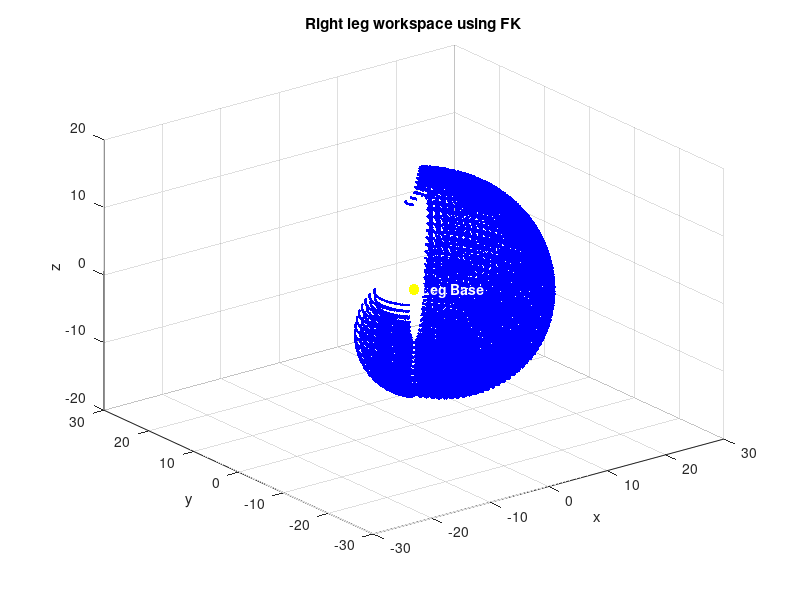
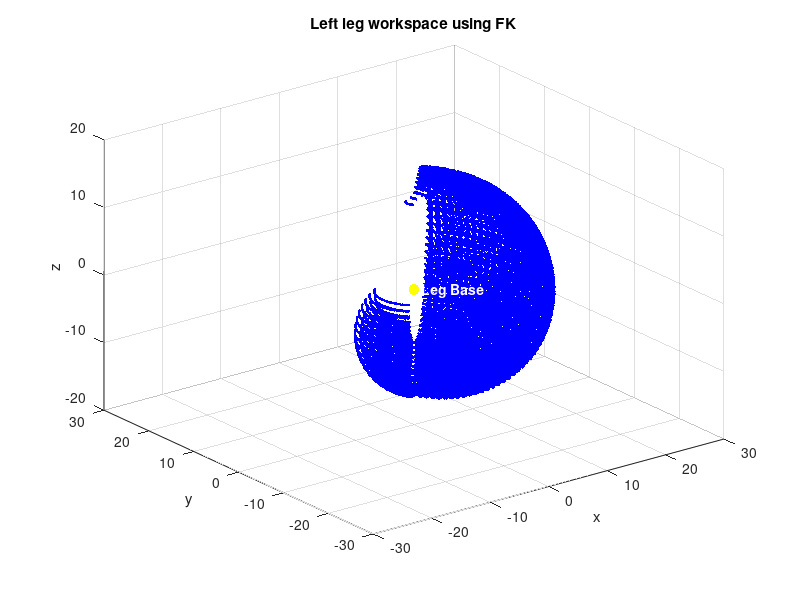
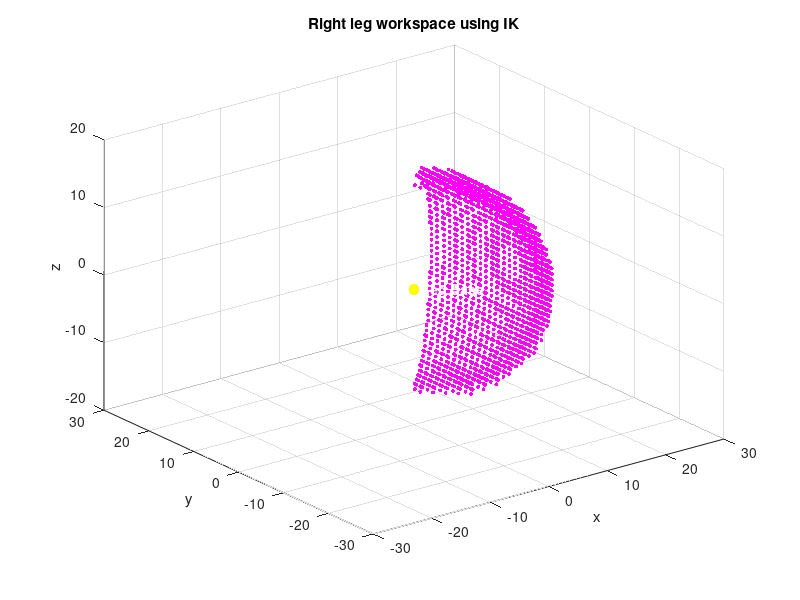
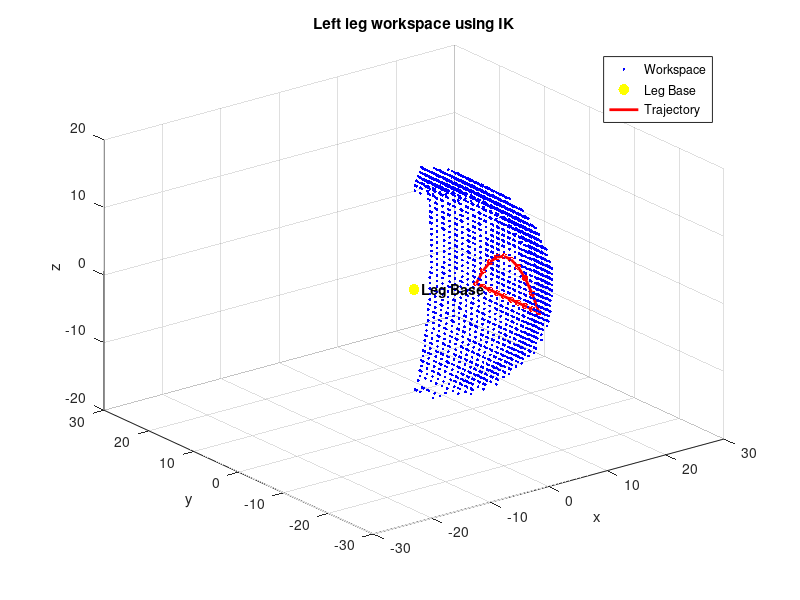

The MATLAB source for these figures, in order:
%% Workspace Calculation of Right Leg Using FK:

clc; close all; clear;

% measured lengths
l1 = 3.1;    % hip length
l2 = 4.5;   % knee length
l3 = 3.0;   % bend length
l4 = 9;    % ankle length

% angle ranges
theta1_min = -45;  theta1_max = 45;
theta2_min = -90;  theta2_max = 90;
theta4_min = -90;  theta4_max = 90;

theta3 = pi/4; % constant angle 

valid_pts = [];  % will store valid [x,y,z]

% theta values
th1 = linspace(theta1_min, theta1_max, 30);
th2 = linspace(theta2_min, theta2_max, 30);
th4 = linspace(theta4_min, theta4_max, 30);

for th1i = 1:length(th1)
    for th2i = 1:length(th2)
        for th4i = 1:length(th4)
            theta1 = deg2rad(th1(th1i));
            theta2 = deg2rad(th2(th2i));
            theta4 = deg2rad(th4(th4i));
            
            x = cos(theta1)*(l1 + l4*cos(theta3 - theta2 + theta4) + l2*cos(theta2) + l3*cos(theta2 - theta3));
            y = sin(theta1)*(l1 + l4*cos(theta3 - theta2 + theta4) + l2*cos(theta2) + l3*cos(theta2 - theta3));
            z = l2*sin(theta2) - l4*sin(theta3 - theta2 + theta4) + l3*sin(theta2 - theta3);

            valid_pts(end+1, :) = [x, y, z];                 
        end
    end
end

sz = size(valid_pts)

figure;
scatter3(valid_pts(:,1), valid_pts(:,2), valid_pts(:,3), 4, 'b', 'filled');
hold on;
scatter3(0, 0, 0, 60, 'y', 'filled'); % black dot at leg origin
text(0, 0, 0, '  Leg Base', 'FontWeight','bold', 'Color','w');
xlabel('x'); ylabel('y'); zlabel('z');
title('Right leg workspace using FK');
xlim([-30 30]);
ylim([-30 30]);
grid on;

%% Workspace Calculation of Left Leg Using FK:

clc; close all; clear;

% measured lengths
l1 = 3.1;    % hip length
l2 = 4.5;   % knee length
l3 = 3.0;   % bend length
l4 = 9;    % ankle length

% angle ranges
theta1_min = -45;  theta1_max = 45;
theta2_min = -90;  theta2_max = 90;
theta4_min = -90;  theta4_max = 90;

theta3 = -pi/4; % constant angle

valid_pts = [];  % will store valid [x,y,z]

th1 = linspace(theta1_min, theta1_max, 30);
th2 = linspace(theta2_min, theta2_max, 30);
th4 = linspace(theta4_min, theta4_max, 30);

for th1i = 1:length(th1)
    for th2i = 1:length(th2)
        for th4i = 1:length(th4)
            theta1 = deg2rad(th1(th1i));
            theta2 = deg2rad(th2(th2i));
            theta4 = deg2rad(th4(th4i));
            
            x = cos(theta1)*(l1 + l4*cos(theta3 - theta2 + theta4) + l2*cos(theta2) + l3*cos(theta2 - theta3));
            y = sin(theta1)*(l1 + l4*cos(theta3 - theta2 + theta4) + l2*cos(theta2) + l3*cos(theta2 - theta3));
            z = -(l2*sin(theta2) - l4*sin(theta3 - theta2 + theta4) + l3*sin(theta2 - theta3));
            valid_pts(end+1, :) = [x, y, z];                 
        end
    end
end

sz = size(valid_pts)

figure;
scatter3(valid_pts(:,1), valid_pts(:,2), valid_pts(:,3), 4, 'b', 'filled');
hold on;
scatter3(0, 0, 0, 60, 'y', 'filled'); % black dot at leg origin
text(0, 0, 0, '  Leg Base', 'FontWeight','bold', 'Color','w');
xlabel('x'); ylabel('y'); zlabel('z');
title('Left leg workspace using FK');
xlim([-30 30]);
ylim([-30 30]);
grid on;

%% Workspace Calculation of Right Leg Using IK:
% asin sols are chosen, but we also have 4 possibilities of acos sols

clc; close all; clear;

% measured lengths
l1 = 3.1;    % hip length
l2 = 4.5;   % knee length
l3 = 3.0;   % bend length
l4 = 9;    % ankle length

% angle ranges
theta1_min = -45;  theta1_max = 45;
theta2_min = -90;  theta2_max = 90;
theta4_min = -90;  theta4_max = 90;

theta3 = -pi/4; % constant angle

% Define sampling region in foot endpoint space (cm)
x_low = -30;
x_high = 30;
x_range = linspace(x_low, x_high, 50); 
y_low = -30;
y_high = 30;
y_range = linspace(y_low, y_high, 50);
z_low = -20;
z_high = 20;
z_range = linspace(z_low, z_high, 50);

valid_pts = [];  % will store valid [x,y,z]

for xi = 1:length(x_range)
    for yi = 1:length(y_range)
        for zi = 1:length(z_range)
            x = x_range(xi);
            y = y_range(yi);
            z = z_range(zi);
            
            theta1 = atan2(y, x);   % hip joint angle
            d1 = rad2deg(theta1);
            
            if isreal(theta1) && d1 >= theta1_min && d1 <= theta1_max
                C = (x*cos(theta1) - l1 + y*sin(theta1))^2 + z^2;
                D = (C-l2^2-l3^2-l4^2-2*l2*l3*cos(theta3))/(2*l4);
                A = l2*cos(theta3) + l3;
                B = l2*sin(theta3);
                phi = atan2(A, B);   
                a = A/sin(phi);
                theta4 = phi - asin(D/a);
                d4 = rad2deg(theta4);
                
                if  isreal(theta4) && d4 >= theta4_min && d4 <= theta4_max

                    alp = l2 + l4*cos(theta3+theta4) + l3*cos(theta3);
                    beta = l4*sin(theta3+theta4) + l3*sin(theta3);
                    phi2 = atan2(beta, alp);    % sin sol
                    a2 = beta/sin(phi2); 
                    theta2 = phi2 + asin(z/a2);                
                    d2 = rad2deg(theta2);
                    
                    if isreal(theta2) && d2 >= theta2_min && d2 <= theta2_max
                        valid_pts(end+1, :) = [x, y, z];
                    end
                end
            end
        end
    end
end

sz = size(valid_pts)
% cospt = valid_pts;

figure;
scatter3(valid_pts(:,1), valid_pts(:,2), valid_pts(:,3), 8, 'm', 'filled');
hold on;
scatter3(0, 0, 0, 60, 'y', 'filled'); % black dot at leg origin
text(0, 0, 0, '  Leg Base', 'FontWeight','bold', 'Color','w');
xlabel('x'); ylabel('y'); zlabel('z');
title('Right leg workspace using IK');
xlim([-30 30]);
ylim([-30 30]);
grid on;

%% Workspace Calculation of Left Leg Using IK:
% asin sols are chosen, but we also have 4 possibilities of acos sols

% clc; close all; clear;

% measured lengths
l1 = 3.1;    % hip length
l2 = 4.5;   % knee length
l3 = 3.0;   % bend length
l4 = 9;    % ankle length

% angle ranges
theta1_min = -45;  theta1_max = 45;
theta2_min = -90;  theta2_max = 90;
theta4_min = -90;  theta4_max = 90;

theta3 = -pi/4; % constant angle

% Define sampling region in foot endpoint space (cm)
% lower fidelity
x_low = -30;
x_high = 30;
x_range = linspace(x_low, x_high, 50);
y_low = -30;
y_high = 30;
y_range = linspace(y_low, y_high, 50);
z_low = -20;
z_high = 20;
z_range = linspace(z_low, z_high, 50);

valid_pts = [];  % will store valid [x,y,z]

for xi = 1:length(x_range)
    for yi = 1:length(y_range)
        for zi = 1:length(z_range)
            x = x_range(xi);
            y = y_range(yi);
            z = z_range(zi);
            
            theta1 = atan2(y, x);   % hip joint angle
            d1 = rad2deg(theta1);
            
            if isreal(theta1) && d1 >= theta1_min && d1 <= theta1_max
                C = (x*cos(theta1) - l1 + y*sin(theta1))^2 + z^2;
                D = (C-l2^2-l3^2-l4^2-2*l2*l3*cos(theta3))/(2*l4);
                A = l2*cos(theta3) + l3;
                B = l2*sin(theta3);
                phi = atan2(A, B);    % sin sol
                a = A/sin(phi);
                theta4 = phi - asin(D/a);
                % phi = atan2(B, A);    % cos sol
                % a = B/sin(phi);
                % theta4 = -acos(D/a) - phi;
                
                % paper eq
                % theta3 = asin( ( (cos(theta1)*x + sin(theta1)*y - l1)^2 + z^2 - l2^2 - l3^2 ) / (2*l2*l3) ) - pi/2;

                d4 = rad2deg(theta4);
                
                if  isreal(theta4) && d4 >= theta4_min && d4 <= theta4_max

                    alp = l2 + l4*cos(theta3+theta4) + l3*cos(theta3);
                    beta = l4*sin(theta3+theta4) + l3*sin(theta3);
                    phi2 = atan2(beta, alp);    % sin sol
                    a2 = beta/sin(phi2); 
                    theta2 = phi2 + asin(-z/a2);
                    % phi2 = atan2(alp, beta);    % cos sol
                    % a2 = alp/sin(phi2);
                    % theta2 = acos(z/a2) - phi2;
                 
                    % paper eq
                    % theta2 = atan2(l3*sin(theta3), l3*cos(theta3) + l2) + acos( z / sqrt( (l3*sin(theta3))^2 + (l3*cos(theta3) + l2)^2 ) );

                    d2 = rad2deg(theta2);
                    
                    if isreal(theta2) && d2 >= theta2_min && d2 <= theta2_max
                        valid_pts(end+1, :) = [x, y, z];
                    end
                end
            end
        end
    end
end

sz = size(valid_pts)
% cospt = valid_pts;

figure;
scatter3(valid_pts(:,1), valid_pts(:,2), valid_pts(:,3), 4, 'b', 'filled');
hold on;
scatter3(0, 0, 0, 60, 'y', 'filled'); % black dot at leg origin
text(0, 0, 0, '  Leg Base', 'FontWeight','bold', 'Color','k');
xlabel('x'); ylabel('y'); zlabel('z');
title('Left leg workspace using IK');
xlim([-30 30]);
ylim([-30 30]);
grid on;

%% If legacy, then delete

% % === Check whether each Bezier point exists in valid_pts ===
% num_cospt = size(cospt, 1);
% 
% for i = 1:num_cospt
%     pt = cospt(i, :);   % 1x3 point
% 
%     % check if this 1x3 row exists in valid_pts
%     isPresent = ismember(valid_pts, pt, 'rows');
% 
%     if ~any(isPresent)
%         fprintf("xyz(%d,:) = [%.3f  %.3f  %.3f] is NOT in valid_pts\n", ...
%             i, pt(1), pt(2), pt(3));
%     else
%         continue
%     end
% end

%% Bezier curve generation

X = 16; % Lateral distance from the hip
S = -5; % Verical distance of the stance line 
A = 6; % Vertical lift from the stance line
T = 14; % Length of the stance line

% Bezier control points
P1 = [-T/2, S];
P2 = [0, S + 2*A];
P3 = [T/2, S];

NUM_DATA_POINTS = 20;
half = NUM_DATA_POINTS / 2;

t = linspace(0, 1, half);
xyz = zeros(NUM_DATA_POINTS, 3);

% Swing phase (curved)
for i = 1:half
    xyz(i, 1) = X;
    xyz(i, 2) = (1 - t(i))^2 * P1(1) + 2*(1 - t(i))*t(i)*P2(1) + t(i)^2 * P3(1);
    xyz(i, 3) = (1 - t(i))^2 * P1(2) + 2*(1 - t(i))*t(i)*P2(2) + t(i)^2 * P3(2);
end

% Stance phase (straight line)
y_stance = linspace(T/2, -T/2, half);
for i = 1:half
    xyz(half + i, 1) = X;
    xyz(half + i, 2) = y_stance(i);
    xyz(half + i, 3) = S;
end

% Display trajectory on workspace
hold on;
plot3(xyz(:,1), xyz(:,2), xyz(:,3), 'r-', 'LineWidth', 2);
scatter3(xyz(:,1), xyz(:,2), xyz(:,3), 20, 'r', 'filled');
legend('Workspace', 'Leg Base', 'Trajectory', 'Location', 'best');

%% Transform workspace and trajectory (FRONT RIGHT LEG)

% Rotation matrix
theta = deg2rad(45);  % rotation angle
Rz = [cos(theta) -sin(theta) 0;
      sin(theta)  cos(theta) 0;
      0           0          1];
offsets = [5; 10; 0];       % distance of front right leg from robot base

T_leg_to_base = [Rz, offsets; 0 0 0 1];  % Homogeneous transformation

% Transform workspace
valid_pts_h = [valid_pts, ones(size(valid_pts,1),1)]';  % make homogeneous
valid_pts_global = (T_leg_to_base * valid_pts_h)';       % transform
valid_pts_global = valid_pts_global(:,1:3);              % drop homogeneous coord

% Transform trajectory
theta_t = -1*theta; % to make the trajectory parallel with the robot
Rz_t = [cos(theta_t) -sin(theta_t) 0;
        sin(theta_t)  cos(theta_t) 0;
        0           0          1];
t_t = [0; 0; 0];       % no translation post rotation

T_t = [Rz_t, t_t; 0 0 0 1];  % Homogeneous transformation

offsets_t = repmat([-2 5 0], NUM_DATA_POINTS, 1);
xyz_h = [xyz + offsets_t, ones(size(xyz,1),1)]';
xyz_global = (T_t * T_leg_to_base * xyz_h)';
xyz_global = xyz_global(:,1:3);
xyz_global(:,1) = xyz_global(:,1);
xyz_global(:,2) = xyz_global(:,2);

% Visualize
figure;
scatter3(valid_pts_global(:,1), valid_pts_global(:,2), valid_pts_global(:,3), 25, 'b', 'filled');
hold on;
scatter3(5, 10, 0, 60, 'y', 'filled');
text(5, 10, 0, '  Leg Base', 'FontWeight','bold', 'Color','k');
hold on;
scatter3(0, 0, 0, 60, 'g', 'filled');
text(0, 0, 0, '  Robot Base', 'FontWeight','bold', 'Color','k');
hold on;
plot3(xyz_global(:,1), xyz_global(:,2), xyz_global(:,3), 'r-', 'LineWidth', 2);
scatter3(xyz_global(:,1), xyz_global(:,2), xyz_global(:,3), 20, 'r', 'filled');

xlabel('X (base frame)'); ylabel('Y (base frame)'); zlabel('Z (base frame)');
title('Workspace and Trajectory in Robot Base Frame');

% isometric view
% xlim([-30 30]);
% ylim([-30 30]);
% zlim([-12 12]);

xlim([-10 45]);
ylim([-10 45]);
zlim([-15 15]);
grid on;
view(45,25);

%% LEGACY
% % Using the same T_total as above:
% T_total = T_leg_to_base;
% R = T_total(1:3,1:3);         % 3x3 rotation
% t = T_total(1:3,4)';         % 1x3 translation row
% 
% % vectorized: p_leg = R' * (p_global - t) for all rows
% xyz_leg = (R' * (xyz_global' - t'))';   % Nx3
% 
% % Overlay trajectory on workspace
% hold on;
% plot3(xyz_leg(:,1), xyz_leg(:,2), xyz_leg(:,3), 'r-', 'LineWidth', 2);
% scatter3(xyz_leg(:,1), xyz_leg(:,2), xyz_leg(:,3), 20, 'r', 'filled');
% legend('Workspace', 'Leg Base', 'Trajectory', 'Location', 'best');
% 
% xyz_le = xyz;
% 
% for row = 1:size(xyz, 1)
%     xyz_le(row, 1) = 5*cos(120) - 5*cos(60) - 10*sin(60) + 10*sin(120) + xyz(row, 1)*cos(60) + y_offset*sin(60) + xyz(row, 2)*sin(60);
%     xyz_le(row, 2) = 10*cos(120) - 10*cos(60) + 5*sin(60) - 5*sin(120) + x_offset*cos(60) + xyz(row, 2)*cos(60) - xyz(row, 1)*sin(60);
%     xyz_le(row, 3) = xyz(row, 3);
% end
% 
% % Overlay trajectory on workspace
% hold on;
% plot3(xyz_le(:,1), xyz_le(:,2), xyz_le(:,3), 'g-', 'LineWidth', 2);
% scatter3(xyz_le(:,1), xyz_le(:,2), xyz_le(:,3), 20, 'r', 'filled');
% legend('Workspace', 'Leg Base', 'Trajectory', 'Location', 'best');
